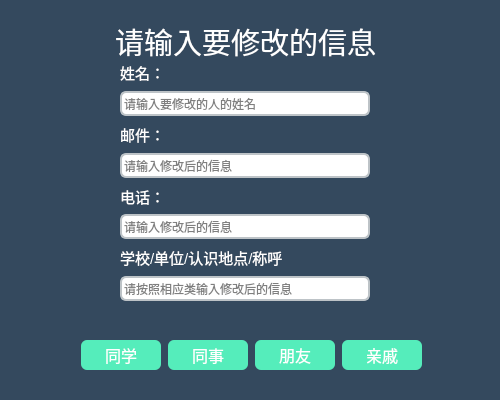
<?xml version="1.0" encoding="UTF-8"?>
<ui version="4.0">
 <class>update</class>
 <widget class="QWidget" name="update">
  <property name="geometry">
   <rect>
    <x>0</x>
    <y>0</y>
    <width>500</width>
    <height>400</height>
   </rect>
  </property>
  <property name="minimumSize">
   <size>
    <width>500</width>
    <height>400</height>
   </size>
  </property>
  <property name="maximumSize">
   <size>
    <width>500</width>
    <height>400</height>
   </size>
  </property>
  <property name="windowTitle">
   <string>修改</string>
  </property>
  <property name="styleSheet">
   <string notr="true">QPushButton{border-radius:6;color:white;background-color:rgb(85, 237, 187);}
QPushButton:pressed{border-radius:6;color:white;background-color:rgb(191, 240, 224);}
QLineEdit{border:2px solid #bdc3c7;border-radius: 6;}
QWidget#update{background-color: #34495e;}
QLabel{color:white;}</string>
  </property>
  <widget class="QWidget" name="widget" native="true">
   <property name="geometry">
    <rect>
     <x>120</x>
     <y>60</y>
     <width>281</width>
     <height>241</height>
    </rect>
   </property>
   <layout class="QVBoxLayout" name="verticalLayout">
    <item>
     <widget class="QLabel" name="label_5">
      <property name="font">
       <font>
        <pointsize>11</pointsize>
       </font>
      </property>
      <property name="text">
       <string>姓名：</string>
      </property>
     </widget>
    </item>
    <item>
     <widget class="QLineEdit" name="updatenamelineEdit">
      <property name="minimumSize">
       <size>
        <width>250</width>
        <height>25</height>
       </size>
      </property>
      <property name="maximumSize">
       <size>
        <width>250</width>
        <height>25</height>
       </size>
      </property>
      <property name="placeholderText">
       <string>请输入要修改的人的姓名</string>
      </property>
     </widget>
    </item>
    <item>
     <widget class="QLabel" name="label_2">
      <property name="font">
       <font>
        <pointsize>11</pointsize>
       </font>
      </property>
      <property name="text">
       <string>邮件：</string>
      </property>
     </widget>
    </item>
    <item>
     <widget class="QLineEdit" name="updateemaillineEdit">
      <property name="minimumSize">
       <size>
        <width>250</width>
        <height>25</height>
       </size>
      </property>
      <property name="maximumSize">
       <size>
        <width>250</width>
        <height>25</height>
       </size>
      </property>
      <property name="placeholderText">
       <string>请输入修改后的信息</string>
      </property>
     </widget>
    </item>
    <item>
     <widget class="QLabel" name="label_3">
      <property name="font">
       <font>
        <pointsize>11</pointsize>
       </font>
      </property>
      <property name="text">
       <string>电话：</string>
      </property>
     </widget>
    </item>
    <item>
     <widget class="QLineEdit" name="updatephonelineEdit">
      <property name="minimumSize">
       <size>
        <width>250</width>
        <height>25</height>
       </size>
      </property>
      <property name="maximumSize">
       <size>
        <width>250</width>
        <height>25</height>
       </size>
      </property>
      <property name="placeholderText">
       <string>请输入修改后的信息</string>
      </property>
     </widget>
    </item>
    <item>
     <widget class="QLabel" name="label_4">
      <property name="font">
       <font>
        <pointsize>11</pointsize>
       </font>
      </property>
      <property name="text">
       <string>学校/单位/认识地点/称呼</string>
      </property>
     </widget>
    </item>
    <item>
     <widget class="QLineEdit" name="updateiflineEdit">
      <property name="minimumSize">
       <size>
        <width>250</width>
        <height>25</height>
       </size>
      </property>
      <property name="maximumSize">
       <size>
        <width>250</width>
        <height>25</height>
       </size>
      </property>
      <property name="font">
       <font>
        <pointsize>9</pointsize>
       </font>
      </property>
      <property name="placeholderText">
       <string>请按照相应类输入修改后的信息</string>
      </property>
     </widget>
    </item>
   </layout>
  </widget>
  <widget class="QLabel" name="label_6">
   <property name="geometry">
    <rect>
     <x>100</x>
     <y>20</y>
     <width>291</width>
     <height>41</height>
    </rect>
   </property>
   <property name="text">
    <string>&lt;html&gt;&lt;head/&gt;&lt;body&gt;&lt;p align=&quot;center&quot;&gt;&lt;span style=&quot; font-size:22pt;&quot;&gt;请输入要修改的信息&lt;/span&gt;&lt;/p&gt;&lt;/body&gt;&lt;/html&gt;</string>
   </property>
  </widget>
  <widget class="QWidget" name="widget_2" native="true">
   <property name="geometry">
    <rect>
     <x>80</x>
     <y>330</y>
     <width>344</width>
     <height>51</height>
    </rect>
   </property>
   <layout class="QHBoxLayout" name="horizontalLayout">
    <item>
     <widget class="QPushButton" name="updateclassmatepushButton">
      <property name="minimumSize">
       <size>
        <width>80</width>
        <height>30</height>
       </size>
      </property>
      <property name="maximumSize">
       <size>
        <width>80</width>
        <height>30</height>
       </size>
      </property>
      <property name="font">
       <font>
        <pointsize>12</pointsize>
       </font>
      </property>
      <property name="text">
       <string>同学</string>
      </property>
     </widget>
    </item>
    <item>
     <widget class="QPushButton" name="workmatepushButton">
      <property name="minimumSize">
       <size>
        <width>80</width>
        <height>30</height>
       </size>
      </property>
      <property name="maximumSize">
       <size>
        <width>80</width>
        <height>30</height>
       </size>
      </property>
      <property name="font">
       <font>
        <pointsize>12</pointsize>
       </font>
      </property>
      <property name="text">
       <string>同事</string>
      </property>
     </widget>
    </item>
    <item>
     <widget class="QPushButton" name="friendpushButton">
      <property name="minimumSize">
       <size>
        <width>80</width>
        <height>30</height>
       </size>
      </property>
      <property name="maximumSize">
       <size>
        <width>80</width>
        <height>30</height>
       </size>
      </property>
      <property name="font">
       <font>
        <pointsize>12</pointsize>
       </font>
      </property>
      <property name="text">
       <string>朋友</string>
      </property>
     </widget>
    </item>
    <item>
     <widget class="QPushButton" name="familypushButton">
      <property name="minimumSize">
       <size>
        <width>80</width>
        <height>30</height>
       </size>
      </property>
      <property name="maximumSize">
       <size>
        <width>80</width>
        <height>30</height>
       </size>
      </property>
      <property name="font">
       <font>
        <pointsize>12</pointsize>
       </font>
      </property>
      <property name="text">
       <string>亲戚</string>
      </property>
     </widget>
    </item>
   </layout>
  </widget>
 </widget>
 <resources/>
 <connections/>
</ui>
